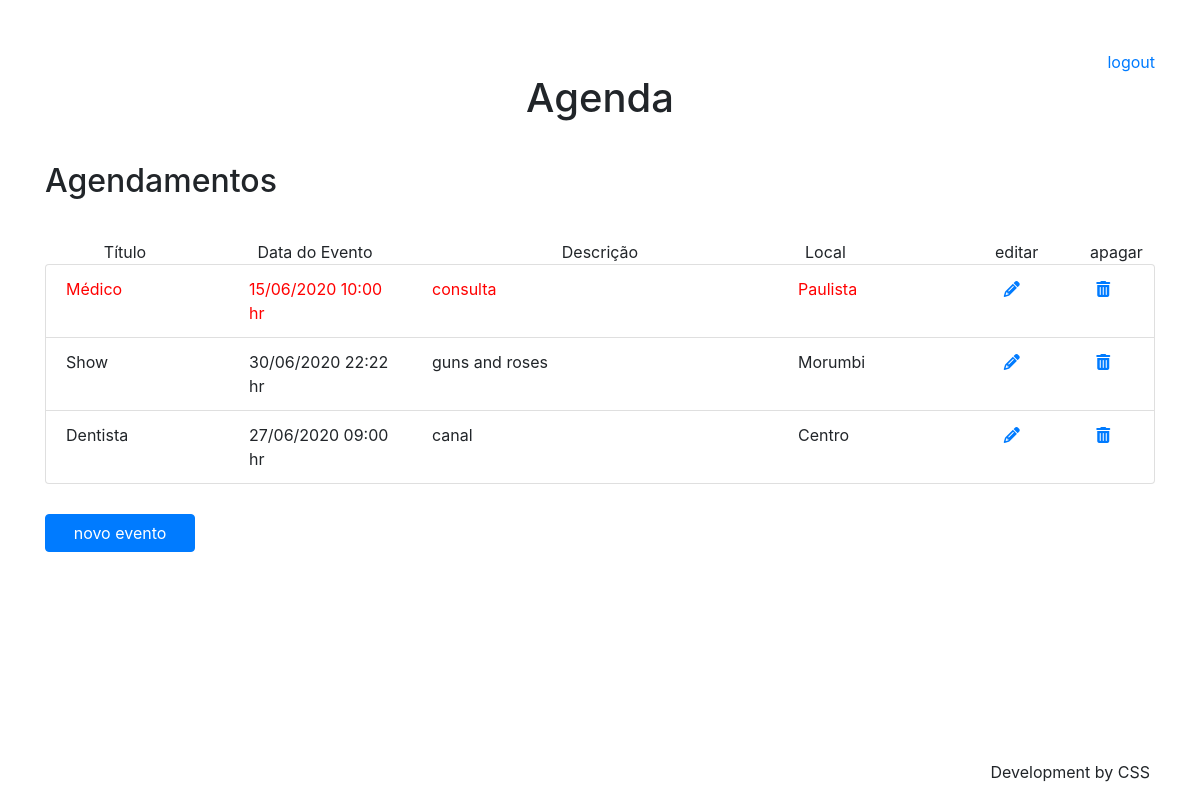
The page /agenda/ (signed in) on the database its author committed.
### core/models.py (models this page shows, shortened)
class Evento(models.Model):
    titulo = models.CharField(max_length=100)
    descricao = models.TextField(blank=True,null=True)
    local = models.CharField(max_length=100)
    data_evento = models.DateTimeField(verbose_name="Data do evento")
    data_criacao = models.DateTimeField(auto_now=True)
    usuario = models.ForeignKey(User, on_delete=models.CASCADE)
    class Meta:
        db_table = "evento"
    def get_data_evento(self):
        return self.data_evento.strftime('%d/%m/%Y %H:%M hr')
    def get_evento_atrasado(self):
        if self.data_evento < datetime.now():
            return True
        else:
            return False

### core/views.py (the view)
# urls.py: path('agenda/',views.lista_eventos),
@login_required(login_url='/login')
def lista_eventos(request):
    usuario = request.user
    data_atual = datetime.now()
    eventos = Evento.objects.filter(usuario=usuario)
    data = {
        'eventos':eventos
    }
    return render(request,'agenda.html',data)

### templates/agenda.html
{% extends "model-page.html" %}
{% block content%}
    <h2>Agendamentos</h2>
    <div class="row">
        <div class="col-md-2 text-center">Título </div>
        <div class="col-md-2 text-center">Data do Evento </div>
        <div class="col-md-4 text-center">Descrição </div>
        <div class="col-md-2">Local </div>
        <div class="col-md-1">editar</div>
        <div class="col-md-1">apagar</div>
    </div>
    <ul class="list-group">
        {% for evento in eventos %}
            <li class="list-group-item">
                <div class="row" style={% if evento.get_evento_atrasado %} "color:red" {%endif%}>
                    <div class="col-md-2">{{evento.titulo}} </div>
                    <div class="col-md-2">{{evento.get_data_evento}} </div>
                    <div class="col-md-4">{{evento.descricao}} </div>
                    <div class="col-md-2">{{evento.local}} </div>
                    <div class="col-md-1 text-center">
                        <a href="evento/?id={{evento.id}}">
                            <i class='fas fa-pencil-alt'></i>
                        </a>
                    </div>
                    <div class="col-md-1 text-center">
                        <a href="evento/delete/{{evento.id}}">
                            <i class='fas fa-trash-alt'></i>
                        </a>
                    </div>
                </div>
            </li>
        {% endfor %}
    </ul>
    <a href="evento">
        <button type="button" class="btn btn-primary">novo evento</button>
    </a>
{% endblock%}

### templates/model-page.html
    {% include "model-header.html" %}
    {% block content %}{% endblock %}
    {% include "model-footer.html" %}

### templates/model-header.html (shortened to what this page needs)
<!DOCTYPE html>
<html lang="en">
<head>
    <link rel="stylesheet" href="https://stackpath.bootstrapcdn.com/bootstrap/4.5.0/css/bootstrap.min.css">
    {% load static %}
    <link rel="stylesheet" href="{% static 'css/estilo.css' %}">
</head>
<body>
<div class="container">
    <div align="right">
        <a href="/logout">logout</a>
    </div>
    <h1 class="text-center">Agenda</h1>

### templates/model-footer.html (shortened to what this page needs)
    <footer>
        <p>Development by CSS</p>
    </footer>
    </div>
</body>
</html>

### staticfiles/css/estilo.css (style rules this page uses)
.container { margin-top:50px; }
h1,h2 { margin-bottom:40px; }
footer > p { position:absolute; right:50px; bottom:0; }
.btn { width:150px; margin-top:30px; }

### rows shown on the page
Evento: titulo "Médico", get_data_evento "15/06/2020 10:00 hr", descricao "consulta", local "Paulista"
Evento: titulo "Show", get_data_evento "30/06/2020 22:22 hr", descricao "guns and roses", local "Morumbi"
Evento: titulo "Dentista", get_data_evento "27/06/2020 09:00 hr", descricao "canal", local "Centro"
